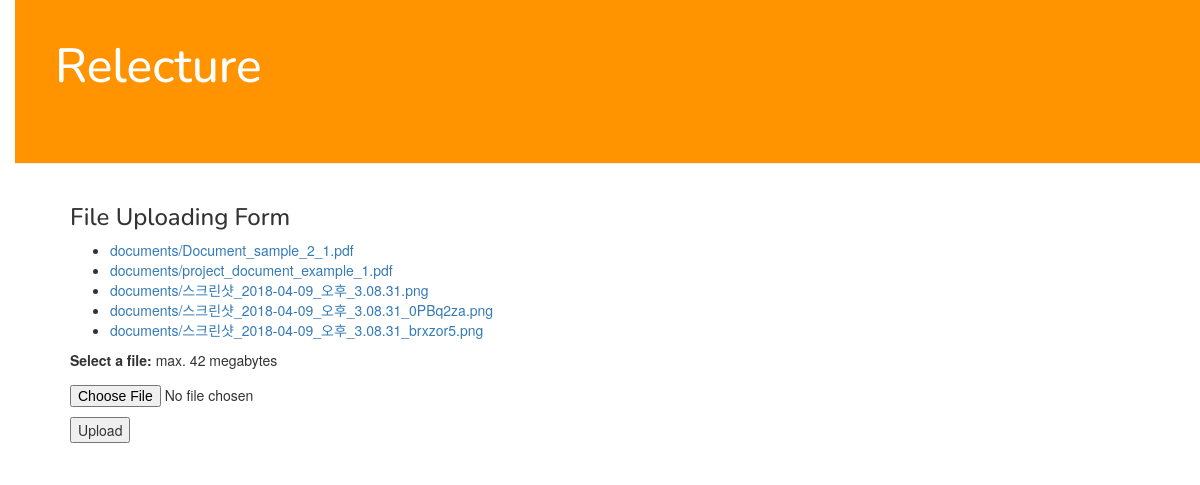
The page /file_upload/ on the database as committed earlier.
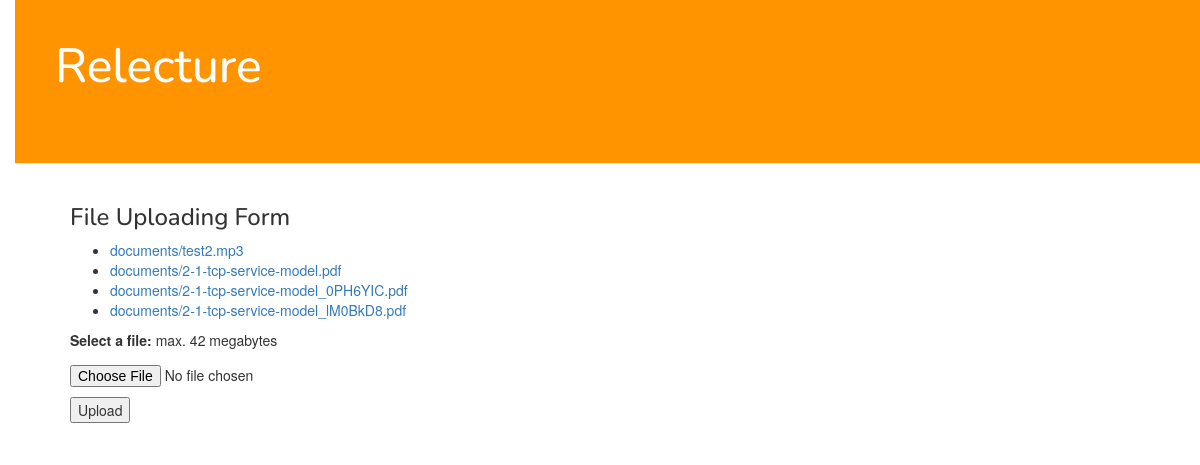
The same page on the database as committed later.
### relecture/models.py (models this page shows)
class Document(models.Model):
    doc_file = models.FileField(upload_to='documents')

### relecture/views.py (the view)
# urls.py: url(r'^file_upload/$', views.upload_file, name='file_upload'),
def upload_file(request):
    if request.method == 'POST':
        form = DocumentForm(request.POST, request.FILES)
        if form.is_valid():
            new_doc = Document(doc_file= request.FILES['doc_file'])
            new_doc.save()
            return HttpResponse('<div>Recording_File Uploaded</div><h1><a href="/">Relecture post</a></h1>')
    else:
        form = DocumentForm()
    documents = Document.objects.all()
    return render(request,'relecture/pdf_upload.html', {'documents': documents, 'form': form})

### relecture/forms.py
class DocumentForm(forms.Form):
    doc_file = forms.FileField(label= 'Select a file',
                               help_text= 'max. 42 megabytes')

### relecture/templates/relecture/pdf_upload.html (shortened to what this page needs)
{% extends 'relecture/base.html' %}
{% block content %}
<div>
    <h3>File Uploading Form</h3>
    {% if documents %}
        <ul>
            {% for document in documents %}
            <li><a href="{{ document.doc_file.path }}">{{document.doc_file.name}}</a></li>
            {% endfor %}
        </ul>
        {% else %}
            <p>No documents.</p>
        {% endif %}
</div>
<div>
    <form action="" method="post" enctype="multipart/form-data">
        <p>{{ form.doc_file.label_tag}} {{form.doc_file.help_text}}</p>
        <p>
            {{ form.doc_file }}
        </p>
        <p><input type="submit" value="Upload" /></p>
    </form>
</div>
{% endblock %}

### relecture/templates/relecture/base.html (shortened to what this page needs)
{% load staticfiles %}
<html>
    <head>
        <link rel="stylesheet" href="//maxcdn.bootstrapcdn.com/bootstrap/3.2.0/css/bootstrap.min.css">
        <link rel="stylesheet" href="//maxcdn.bootstrapcdn.com/bootstrap/3.2.0/css/bootstrap-theme.min.css">
        <link rel="stylesheet" href="{% static 'css/relecture.css' %}">
    </head>
    <body>
        <div class="page-header">
            <h1><a href="/">Relecture</a></h1>
        </div>
        <div class="content container">
            <div class="row">
                <div class="col-md-8">
                {% block content %}
                {% endblock %}
                </div>
            </div>
        </div>
    </body>
</html>

### relecture/static/css/relecture.css (style rules this page uses)
h1 a { color: #FCA205; font-family: 'Nunito'; }
body { padding-left: 15px; }
.page-header { background-color: #ff9400; margin-top: 0; padding: 20px 20px 60px 40px; }
.page-header h1, .page-header h1 a, .page-header h1 a:visited, .page-header h1 a:active { color: #ffffff; font-size: 36pt; text-decoration: none; }
.content { margin-left: 40px; }
h1, h2, h3, h4, h5, h6 { font-family: 'Nunito', cursive; }

Rows that differ between the two databases and show on the page:
removed Document: doc_file.name "documents/Document_sample_2_1.pdf"
removed Document: doc_file.name "documents/project_document_example_1.pdf"
removed Document: doc_file.name "documents/스크린샷_2018-04-09_오후_3.08.31.png"
removed Document: doc_file.name "documents/스크린샷_2018-04-09_오후_3.08.31_0PBq2za.png"
removed Document: doc_file.name "documents/스크린샷_2018-04-09_오후_3.08.31_brxzor5.png"
added Document: doc_file.name "documents/test2.mp3"
added Document: doc_file.name "documents/2-1-tcp-service-model.pdf"
added Document: doc_file.name "documents/2-1-tcp-service-model_0PH6YIC.pdf"
added Document: doc_file.name "documents/2-1-tcp-service-model_lM0BkD8.pdf"
